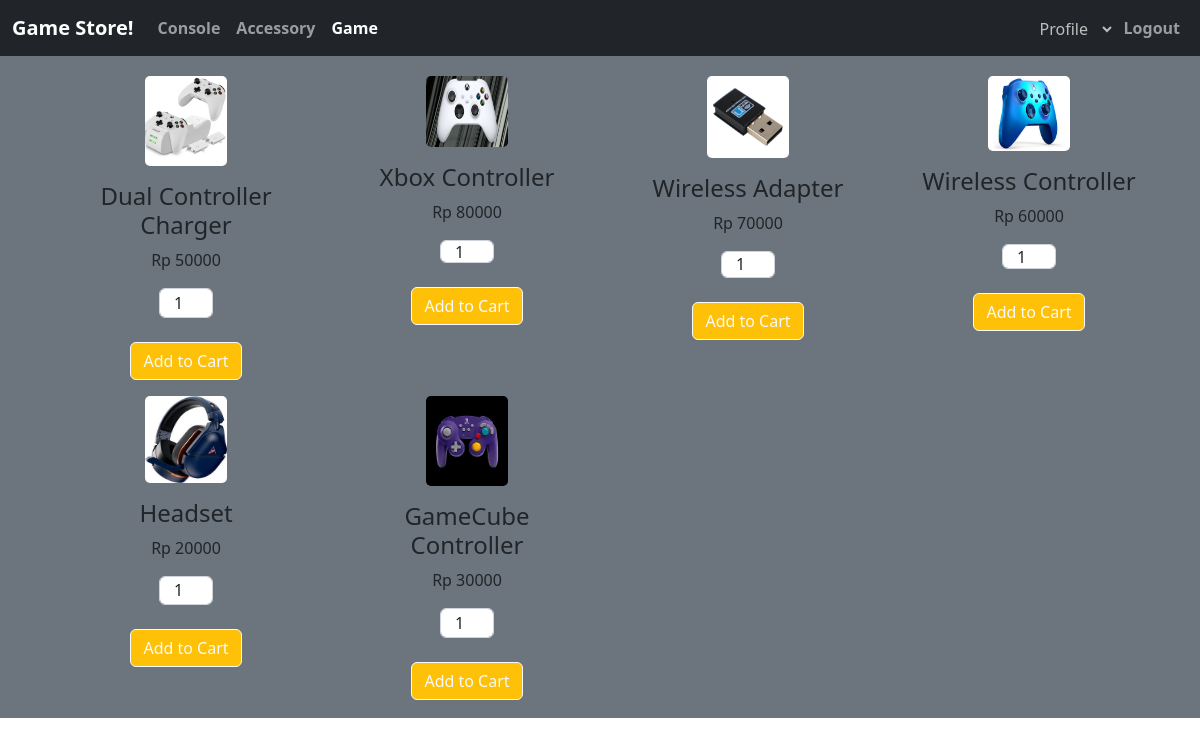
/page/accessory.php, run on the app's committed database.
### tables this page shows
CREATE TABLE `produk` (
  `id_produk` int(11) NOT NULL,
  `nama_produk` varchar(50) NOT NULL,
  `kategori_produk` varchar(50) NOT NULL,
  `harga_produk` int(10) NOT NULL,
  `foto_produk` text NOT NULL
);

### page/accessory.php (the view, shortened to what this page needs)
<!DOCTYPE html>
<html lan <meta charset="UTF-8">
<link rel="stylesheet" href="../style.css">
<link href="https://cdn.jsdelivr.net/npm/bootstrap@5.2.2/dist/css/bootstrap.min.css" rel="stylesheet"
>
</head>
<body>
    <nav class="navbar navbar-expand-lg fixed-top navbar-dark bg-dark">
        <div class="container-fluid">
            <div class="collapse navbar-collapse" id="navbarNav">
                <strong><a class="navbar-brand" href="home.php">Game Store!</a>
                </strong>
                <strong>
                    <ul class="navbar-nav">
                        <li class="nav-item">
                            <a class="nav-link" href="console.php">Console</a>
                        </li>
                        <li class="nav-item">
                            <a class="nav-link" href="accessory.php">Accessory</a>
                        </li>
                        <li class="nav-item">
                            <a class="nav-link active" href="game.php">Game</a>
                        </li>
                    </ul>
            </div>
            <div class="collapse navbar-collapse" id="navbarNavDropdown">
                <ul class="navbar-nav ms-auto">
                    <li class="nav-item">
                        <form method="POST" action="">
                            <select name="profile"
                                onChange="document.location.href=this.options[this.selectedIndex].value;"
                                class="text-bg-dark border border-dark mt-2" style="opacity:0.7;"
                                aria-label=".form-select example">
                                <option value="0">Profile </option>
                            </select>
                        </form>
                    </li>
                    <li class="nav-item">
                        <a class="nav-link" aria-current="page" href="logout.php">Logout</a>
                    </li>
                </ul>
            </div>
        </div>
    </nav>
    <center>
        <div class="container-fluid bg-secondary mt-4 pt-1" style="padding: 50px;">
            <center>
                <div class="row">
                    <?php
                                include('koneksi.php');
                                $sql    = "SELECT * FROM produk WHERE kategori_produk = 'aksesoris'";
                                $query  = mysqli_query($connect, $sql);
                                if(mysqli_num_rows($query) > 0)
                                {
                                    while($data = mysqli_fetch_array($query))
                                    {
                                        ?>
                    <div class="col-md-3 mt-5">
                        <div class="card bg-secondary" style="width: 17rem; height: 17rem; border:none;">
                            <form method="post"
                                action="../page/my_cart.php?action=add&id=<?php echo $data['id_produk']; ?>">
                                <img src="../img/<?= $data['foto_produk'] ?>" class="card-img-top card-img-bottom"
                                    style="width: 30%; height: 30%;">
                                <div class="card-body">
                                    <h4 class="card-title"><?= $data['nama_produk'] ?></h4>
                                    <p class="card-text text-dark">Rp <?= $data['harga_produk'] ?></p>
                                </div>
                                <input type="number" name="jumlah" value="1" style="width: 20%; height: 10%;"
                                    class="form-control text-center">
                                <br>
                                <input name="add_to_cart" type="submit"
                                    class="btn btn-warning btn-block btn-outline-light" value="Add to Cart">
                                <br>
                            </form>
                        </div>
                    </div>
                    <?php
                    }
                }
            ?>
                </div>
            </center>
        </div>
    </center>
</body>
</html>
<head>

### style.css (style rules this page uses)
* { padding: 0; margin: 0; box-sizing: border-box; }

### data on the page
produk: foto_produk (picture), nama_produk "Dual Controller Charger", harga_produk "50000"
produk: foto_produk (picture), nama_produk "Xbox Controller", harga_produk "80000"
produk: foto_produk (picture), nama_produk "Wireless Adapter", harga_produk "70000"
produk: foto_produk (picture), nama_produk "Wireless Controller", harga_produk "60000"
produk: foto_produk (picture), nama_produk "Headset", harga_produk "20000"
produk: foto_produk (picture), nama_produk "GameCube Controller", harga_produk "30000"
